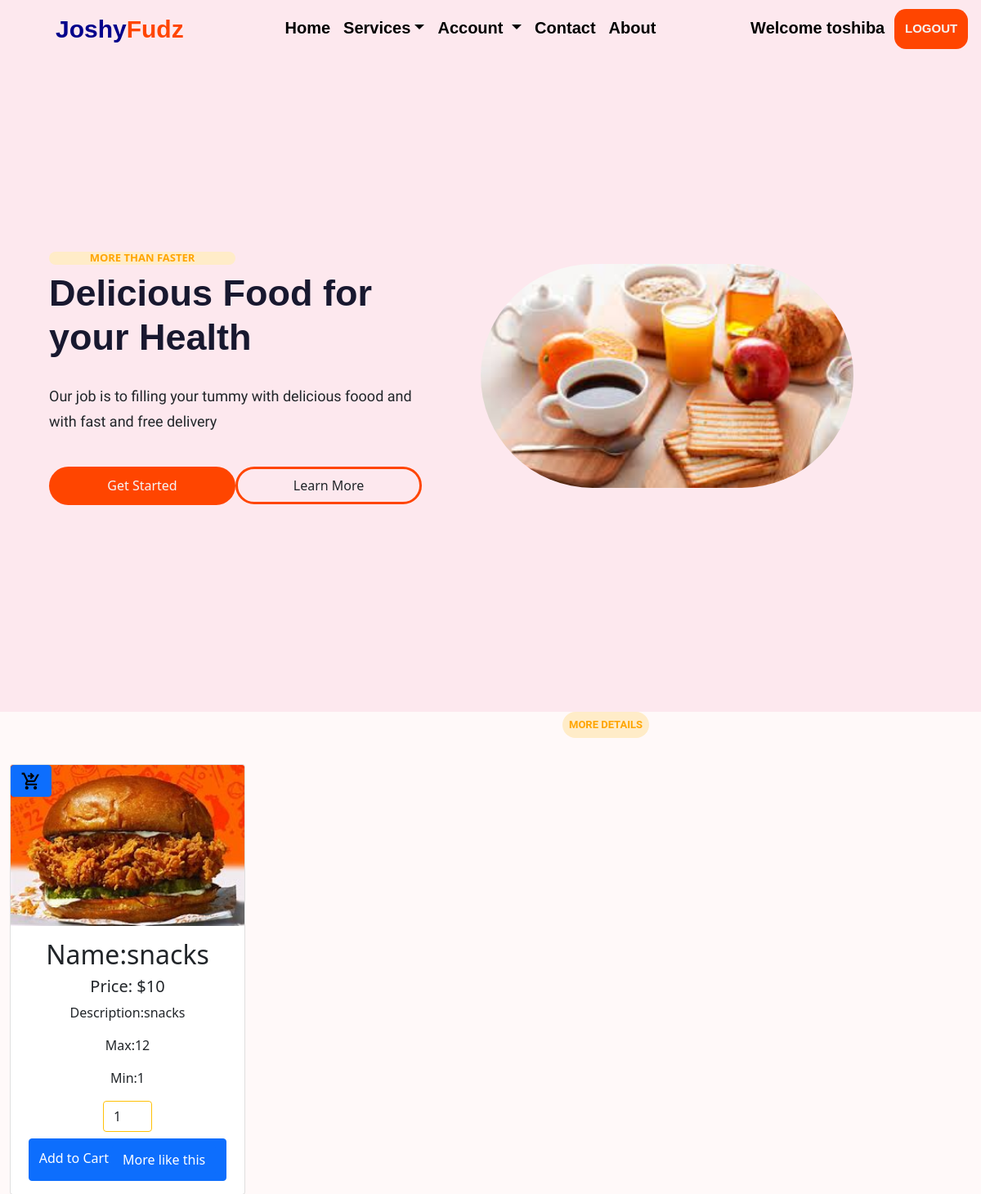
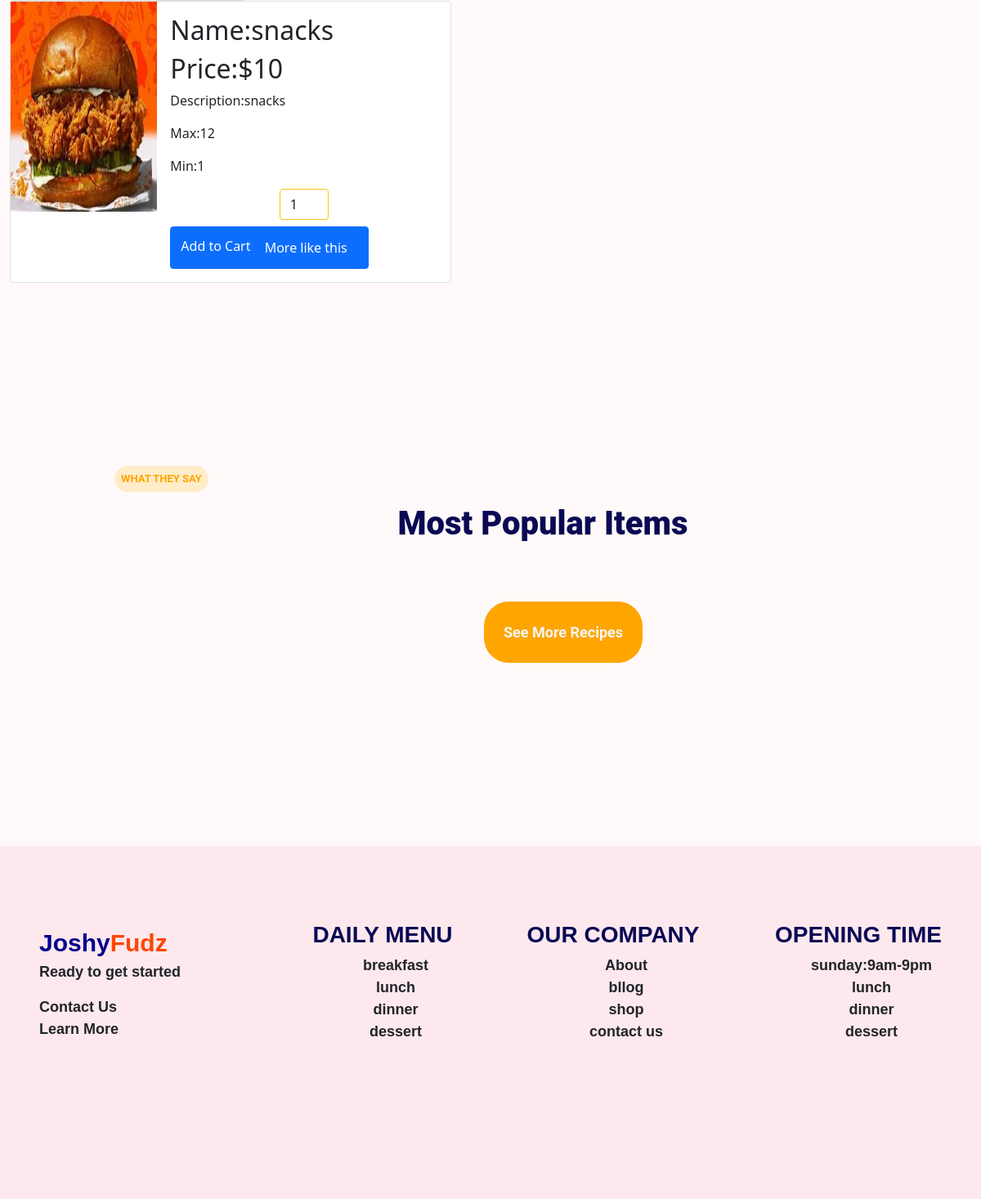
Screenshot of /details/7 (signed in) with the database file from the repository (2 pictures, top to bottom).
### home/models.py (models this page shows, shortened)
class Product(models.Model):
    name = models.CharField(max_length=250)
    img = models.ImageField(upload_to= 'Product', default='prod.jpg')
    price = models.CharField(max_length=100)
    max_quantity = models.IntegerField()
    min_quantity = models.IntegerField(default=1, editable=False)
    display = models.BooleanField()
    latest = models.BooleanField(default=False)
    trending =models.BooleanField(default=False)
    meals =models.BooleanField(default=False)
    wines =models.BooleanField(default=False)
    snacks =models.BooleanField(default=False)
    description = models.TextField()
    created = models.DateTimeField(auto_now_add=True)
    update = models.DateTimeField(auto_now=True)
    class Meta:
        db_table = 'product'
        managed = True
        verbose_name = 'Product'
        verbose_name_plural = 'Products'

### home/views.py (the view)
# urls.py: path('details/<str:id>',views.details, name='details'),
@login_required(login_url='login')
def details(request, id):
    detail = Product.objects.get(pk=id)
    context = {
        'detail':detail,
    }
    return render(request, 'details.html', context)

### home/context_processors.py (called while the page is built)
def readcart(request):
    cart = Product.objects.filter()
    cartcount = 0
    for count in cart:
        cartcount += count.max_quantity
        context = {
            'cartcount':cartcount,
        }
        return context

### home/templates/details.html (shortened to what this page needs)
{% extends 'base.html' %}
{% block header %}{% include 'header.html' %}{% endblock header %}
{% block banner %}{% include 'banner.html' %}{% endblock banner %}
{% block content %}
<h5 class="menu">More Details</h5>
<div class="container-fluid ms-auto">
  <div class="row text-center">
     <div class="col-12">
        <div class="card" style="width: 18rem;">
            <a href="#" class="card-link position-absolute start-75 btn btn-primary"></a>
            <img src="{{detail.img.url}}" class="card-img-top" alt="...">
            <div class="card-body">
                <h2 class="card-title">Name:{{detail.name}}</h2>
                <h5 class="card-title">Price: ${{detail.price}}</h5>
                 <p class="card-text">Description:{{detail.description}}</p>
                 <p class="card-text"> Max:{{detail.max_quantity}}</p>
                 <p class="card-text">Min:{{detail.min_quantity}}</p>
              <form action="{% url 'shopcart' %}" method="POST">
               <input type="number" name="quantity" value="1" min="{{detail.min_quantity}}" max="{{detai.max_quantity}}" class="form-control shadow-none m-auto mb-2 border-warning" style="width:60px;">
               <button type="submit" class=" btn btn-primary">Add to Cart</a>
               </form>
                <a href="{% url 'products' %}" class="card-link btn btn-primary">More like this</a>
              </div>
        </div>
     </div>
   </div>
</div>
<div class="container-fluid ms-auto">
<div class="card mb-3" style="max-width: 540px;">
   <div class="row g-0">
     <div class="col-md-4">
       <img src="{{detail.img.url}}" class="img-fluid h-75 w-100" alt="...">
     </div>
     <div class="col-md-8 ms-auto">
       <div class="card-body">
         <h2 class="card-title">Name:{{detail.name}}</h2>
         <h2 class="card-title">Price:${{detail.price}}</h2>
         <p class="card-text">Description:{{detail.description}}</p>
         <p class="card-text"> Max:{{detail.max_quantity}}</p>
         <p class="card-text">Min:{{detail.min_quantity}}</p>
         <form action="{% url 'shopcart' %}" method="POST">
            <input type="number" name="quantity" value="1" min="{{detail.min_quantity}}" max="{{detai.max_quantity}}" class="flex-start form-control shadow-none m-auto mb-2 border-warning" style="width:60px;">
            <button type="submit" class=" btn btn-primary">Add to Cart</a>
            </form>
             <a href="{% url 'products' %}" class="card-link btn btn-primary">More like this</a>
           </div>
        </div>
     </div>
   </div>
 </div>
{% endblock content %}
{% block popular_items %}{% include 'popular_items.html' %}{% endblock popular_items %}
{% block footer %}{% include 'footer.html' %}{% endblock footer %}

### home/templates/header.html (shortened to what this page needs)
<nav class="navbar navbar-expand-lg sticky-top" >
    <div class="container-fluid" id="head_ings">
      <a class="navbar-brand ms-2 mt-auto ps-5" href="{% url 'index' %}"><span style="color: darkblue;">Joshy</span><span style="color:orangered ;">Fudz</span></a>
        <div class="offcanvas offcanvas-end" tabindex="-1" id="offcanvasRight" aria-labelledby="offcanvasRightLabel">
        <div class="offcanvas-body">
        <ul class="navbar-nav me-auto ms-auto mb-2 mb-lg-0">
          {% if request.user.is_authenticated %}
          <li class="nav-item">
            <a class="nav-link active" aria-current="page" href="{% url 'index' %}">Home</a>
          </li>
          <li class="nav-item dropdown">
            <a class="nav-link dropdown-toggle" href="#" id="navbarDropdown" role="button" data-bs-toggle="dropdown" aria-expanded="true" >Services</a>
          </li>
          <li class="nav-item dropdown">
            <a class="nav-link dropdown-toggle" href="#" id="navbarDropdown" role="button" data-bs-toggle="dropdown" aria-expanded="false">Account
            </a>
          </li>
          <li class="nav-item" href="login" >
            <a class="nav-link" href="#serv" href="a#">Contact</a>
          </li>
          <li class="nav-item">
            <a class="nav-link" href="#ab">About</a>
          </li>
        </ul>
        <li class="nav-item navbar-nav">
            <a href="{% url 'login' %}" class="nav-link me-1"  >Welcome  {{request.user.username}}</a>
        </li>
        <li class="nav-item navbar-nav">
            <a href="{% url 'logout' %}" class="nav-link me-1"  id="ogs">LOGOUT</a>
        </li>
      {% endif %}
      </div>
    </div>
  </nav>

### home/static/styling/school.css (style rules this page uses)
.navbar { background-color: rgb(253, 232, 238); }
.navbar-brand { font-size: 30px; font-weight: 800; font-family: sans-serif; }
.nav-item a { color: black; font-size: 20px; font-weight: 600; font-family: sans-serif; }
#ogs { background-color: orangered; color: whitesmoke; border-radius: .9rem; padding: .8rem; font-size: 15px; text-align: center; }
.menu { text-transform: uppercase; background-color: rgb(255, 236, 200); border-radius: 4rem; color: orange; font-size: small; font-family: 'Roboto', sans-serif; font-weight: 700; width: max-content; padding: .5rem; margin: 0rem 5rem 2rem 43rem; }
body { background-color: rgb(255, 249, 249); }
* { padding: 0%; border: 0; box-sizing: border-box; }

### rows the page displays
Product: img (picture), name "snacks", price "10", description "snacks", max_quantity "12", min_quantity "1", quantity "1"

### other values shown
{{ request.user.username }} "toshiba"
